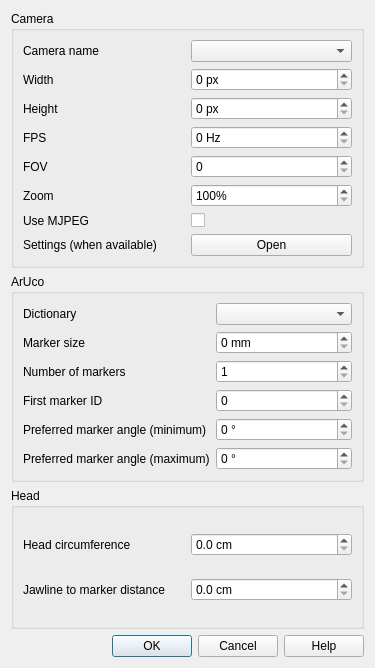
<?xml version="1.0" encoding="UTF-8"?>
<ui version="4.0">
 <class>arucohead_dialog</class>
 <widget class="QWidget" name="arucohead_dialog">
  <property name="windowModality">
   <enum>Qt::WindowModality::NonModal</enum>
  </property>
  <property name="geometry">
   <rect>
    <x>0</x>
    <y>0</y>
    <width>375</width>
    <height>668</height>
   </rect>
  </property>
  <property name="windowTitle">
   <string>ArUcoHead Tracker</string>
  </property>
  <property name="windowIcon">
   <iconset>
    <normaloff>C:/Users/Adrian Lopez/.designer/gui/images/opentrack.png</normaloff>C:/Users/Adrian Lopez/.designer/gui/images/opentrack.png</iconset>
  </property>
  <property name="layoutDirection">
   <enum>Qt::LayoutDirection::LeftToRight</enum>
  </property>
  <property name="autoFillBackground">
   <bool>false</bool>
  </property>
  <layout class="QGridLayout" name="gridLayout">
   <item row="26" column="1">
    <widget class="QDialogButtonBox" name="buttonBox">
     <property name="sizePolicy">
      <sizepolicy hsizetype="Minimum" vsizetype="Maximum">
       <horstretch>0</horstretch>
       <verstretch>0</verstretch>
      </sizepolicy>
     </property>
     <property name="standardButtons">
      <set>QDialogButtonBox::StandardButton::Cancel|QDialogButtonBox::StandardButton::Ok</set>
     </property>
    </widget>
   </item>
   <item row="26" column="2">
    <widget class="QPushButton" name="btnHelp">
     <property name="text">
      <string>Help</string>
     </property>
    </widget>
   </item>
   <item row="24" column="0" colspan="3">
    <widget class="QGroupBox" name="groupBox_2">
     <property name="title">
      <string>Head</string>
     </property>
     <layout class="QGridLayout" name="gridLayout_3">
      <item row="2" column="1">
       <widget class="QDoubleSpinBox" name="sbMarkerHeight">
        <property name="suffix">
         <string> cm</string>
        </property>
        <property name="decimals">
         <number>1</number>
        </property>
       </widget>
      </item>
      <item row="0" column="0">
       <widget class="QLabel" name="label_3">
        <property name="text">
         <string>Head circumference</string>
        </property>
       </widget>
      </item>
      <item row="2" column="0">
       <widget class="QLabel" name="label_4">
        <property name="text">
         <string>Jawline to marker distance</string>
        </property>
       </widget>
      </item>
      <item row="0" column="1">
       <widget class="QDoubleSpinBox" name="sbHeadCircumference">
        <property name="suffix">
         <string> cm</string>
        </property>
        <property name="decimals">
         <number>1</number>
        </property>
       </widget>
      </item>
     </layout>
    </widget>
   </item>
   <item row="0" column="0" colspan="3">
    <widget class="QGroupBox" name="groupBox">
     <property name="title">
      <string>Camera</string>
     </property>
     <layout class="QGridLayout" name="gridLayout_4">
      <item row="0" column="1">
       <widget class="QComboBox" name="cmbCameraName"/>
      </item>
      <item row="1" column="0">
       <widget class="QLabel" name="label_8">
        <property name="text">
         <string>Width</string>
        </property>
       </widget>
      </item>
      <item row="0" column="0">
       <widget class="QLabel" name="label_7">
        <property name="text">
         <string>Camera name</string>
        </property>
       </widget>
      </item>
      <item row="2" column="0">
       <widget class="QLabel" name="label">
        <property name="text">
         <string>Height</string>
        </property>
       </widget>
      </item>
      <item row="2" column="1">
       <widget class="QSpinBox" name="sbFrameHeight">
        <property name="suffix">
         <string> px</string>
        </property>
        <property name="prefix">
         <string/>
        </property>
        <property name="maximum">
         <number>8192</number>
        </property>
       </widget>
      </item>
      <item row="3" column="0">
       <widget class="QLabel" name="label_10">
        <property name="text">
         <string>FPS</string>
        </property>
       </widget>
      </item>
      <item row="6" column="0">
       <widget class="QLabel" name="label_9">
        <property name="text">
         <string>Use MJPEG</string>
        </property>
       </widget>
      </item>
      <item row="7" column="0">
       <widget class="QLabel" name="label_11">
        <property name="text">
         <string>Settings (when available)</string>
        </property>
       </widget>
      </item>
      <item row="3" column="1">
       <widget class="QSpinBox" name="sbFPS">
        <property name="suffix">
         <string> Hz</string>
        </property>
        <property name="maximum">
         <number>2000</number>
        </property>
       </widget>
      </item>
      <item row="7" column="1">
       <widget class="QPushButton" name="btnCameraSettings">
        <property name="text">
         <string>Open</string>
        </property>
       </widget>
      </item>
      <item row="5" column="0">
       <widget class="QLabel" name="label_14">
        <property name="text">
         <string>Zoom</string>
        </property>
       </widget>
      </item>
      <item row="5" column="1">
       <widget class="QSpinBox" name="sbZoom">
        <property name="suffix">
         <string>%</string>
        </property>
        <property name="minimum">
         <number>100</number>
        </property>
        <property name="maximum">
         <number>1000</number>
        </property>
       </widget>
      </item>
      <item row="1" column="1">
       <widget class="QSpinBox" name="sbFrameWidth">
        <property name="suffix">
         <string> px</string>
        </property>
        <property name="maximum">
         <number>8192</number>
        </property>
       </widget>
      </item>
      <item row="6" column="1">
       <widget class="QCheckBox" name="cbUseMJPEG">
        <property name="text">
         <string/>
        </property>
       </widget>
      </item>
      <item row="4" column="1">
       <widget class="QSpinBox" name="sbFOV">
        <property name="maximum">
         <number>180</number>
        </property>
       </widget>
      </item>
      <item row="4" column="0">
       <widget class="QLabel" name="label_15">
        <property name="text">
         <string>FOV</string>
        </property>
       </widget>
      </item>
     </layout>
    </widget>
   </item>
   <item row="1" column="0" colspan="3">
    <widget class="QGroupBox" name="groupBox_3">
     <property name="title">
      <string>ArUco</string>
     </property>
     <layout class="QGridLayout" name="gridLayout_2">
      <item row="2" column="1">
       <widget class="QLabel" name="label_5">
        <property name="text">
         <string>Marker size</string>
        </property>
       </widget>
      </item>
      <item row="3" column="2">
       <widget class="QSpinBox" name="sbNumerOfMarkers">
        <property name="minimum">
         <number>1</number>
        </property>
        <property name="maximum">
         <number>1000</number>
        </property>
       </widget>
      </item>
      <item row="1" column="2">
       <widget class="QComboBox" name="cmbArucoDictionary"/>
      </item>
      <item row="4" column="1">
       <widget class="QLabel" name="label_13">
        <property name="text">
         <string>First marker ID</string>
        </property>
       </widget>
      </item>
      <item row="4" column="2">
       <widget class="QSpinBox" name="sbFirstMarkerID">
        <property name="minimum">
         <number>0</number>
        </property>
        <property name="maximum">
         <number>2320</number>
        </property>
       </widget>
      </item>
      <item row="2" column="2">
       <widget class="QSpinBox" name="sbMarkerSize">
        <property name="suffix">
         <string> mm</string>
        </property>
        <property name="maximum">
         <number>1000</number>
        </property>
       </widget>
      </item>
      <item row="3" column="1">
       <widget class="QLabel" name="label_12">
        <property name="text">
         <string>Number of markers</string>
        </property>
       </widget>
      </item>
      <item row="1" column="1">
       <widget class="QLabel" name="label_2">
        <property name="text">
         <string>Dictionary</string>
        </property>
       </widget>
      </item>
      <item row="6" column="1">
       <widget class="QLabel" name="label_6">
        <property name="text">
         <string>Preferred marker angle (minimum)</string>
        </property>
       </widget>
      </item>
      <item row="8" column="1">
       <widget class="QLabel" name="label_16">
        <property name="text">
         <string>Preferred marker angle (maximum)</string>
        </property>
       </widget>
      </item>
      <item row="8" column="2">
       <widget class="QSpinBox" name="sbMarkerMaximumAngle">
        <property name="suffix">
         <string> °</string>
        </property>
        <property name="maximum">
         <number>90</number>
        </property>
       </widget>
      </item>
      <item row="6" column="2">
       <widget class="QSpinBox" name="sbMarkerMinimumAngle">
        <property name="suffix">
         <string> °</string>
        </property>
        <property name="maximum">
         <number>90</number>
        </property>
       </widget>
      </item>
     </layout>
    </widget>
   </item>
  </layout>
 </widget>
 <tabstops>
  <tabstop>cmbCameraName</tabstop>
  <tabstop>sbFrameWidth</tabstop>
  <tabstop>sbFrameHeight</tabstop>
  <tabstop>sbFPS</tabstop>
  <tabstop>sbFOV</tabstop>
  <tabstop>sbZoom</tabstop>
  <tabstop>cbUseMJPEG</tabstop>
  <tabstop>btnCameraSettings</tabstop>
  <tabstop>cmbArucoDictionary</tabstop>
  <tabstop>sbMarkerSize</tabstop>
  <tabstop>sbNumerOfMarkers</tabstop>
  <tabstop>sbFirstMarkerID</tabstop>
  <tabstop>sbMarkerMinimumAngle</tabstop>
  <tabstop>sbMarkerMaximumAngle</tabstop>
  <tabstop>sbHeadCircumference</tabstop>
  <tabstop>sbMarkerHeight</tabstop>
  <tabstop>btnHelp</tabstop>
 </tabstops>
 <resources/>
 <connections/>
 <slots>
  <slot>startEngineClicked()</slot>
  <slot>stopEngineClicked()</slot>
  <slot>cameraSettingsClicked()</slot>
 </slots>
</ui>
